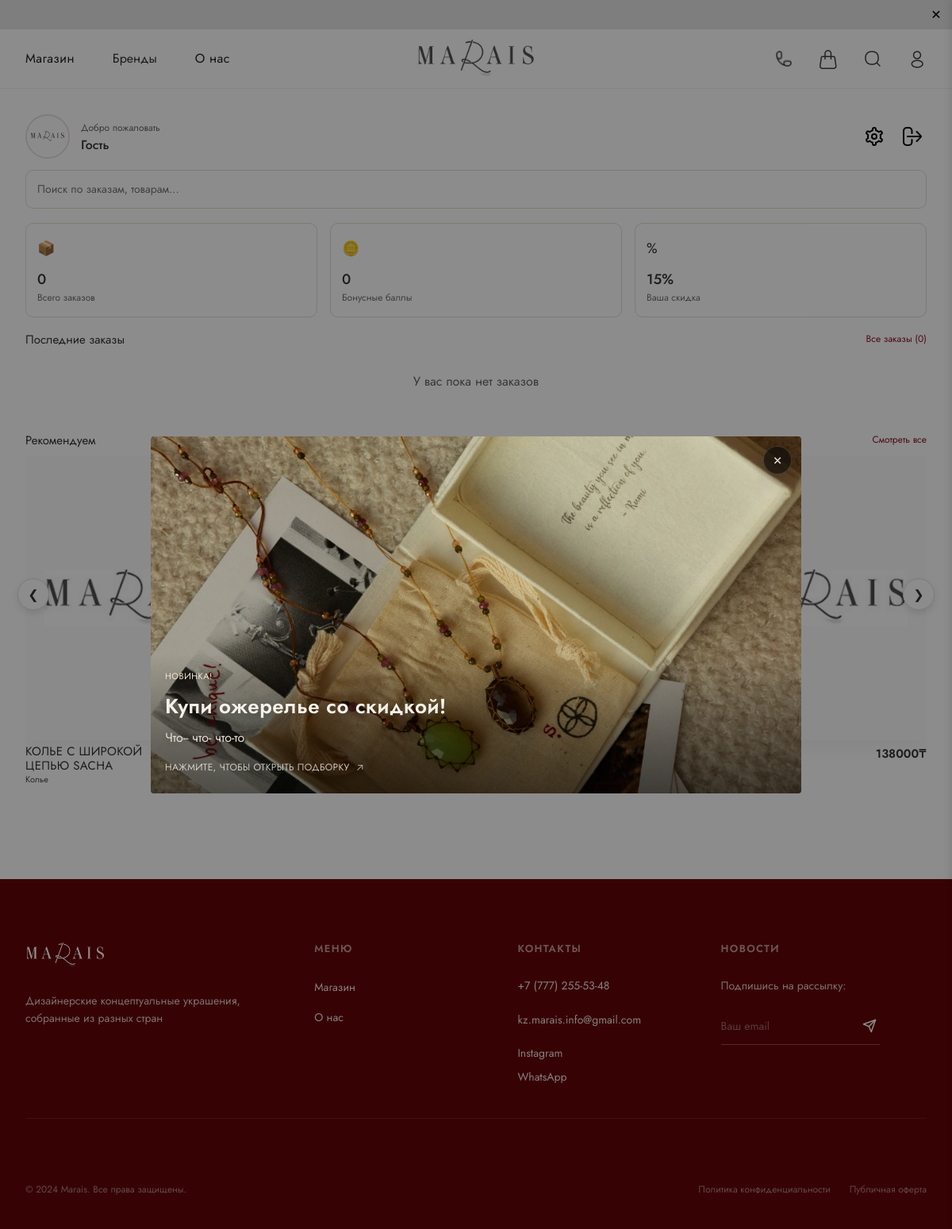
The app's page /catalog/profile/ with its own data.
### catalog/models.py (models this page shows, shortened)
class Product(models.Model):
  category = models.ForeignKey(Category, related_name='products', on_delete=models.SET_NULL, null=True, blank=True)
  collection = models.ForeignKey(Collection, related_name='products', on_delete=models.SET_NULL, null=True, blank=True)
  brand_ref = models.ForeignKey('Brand', related_name='products', on_delete=models.SET_NULL, null=True, blank=True)
  brand = models.CharField(max_length=120, blank=True)
  GENDER_CHOICES = (
    ('male', 'Мужской'),
    ('female', 'Женский'),
  )
  gender = models.CharField(max_length=10, choices=GENDER_CHOICES, blank=True, null=True, verbose_name="Пол")
  note = models.TextField(blank=True, verbose_name="Примечание (облако)", help_text="Текст будет отображаться под размерами в сером облаке")
  title = models.CharField(max_length=200)
  slug = models.SlugField(max_length=220, unique=True)
  description = models.TextField(blank=True)
  price = models.DecimalField(max_digits=12, decimal_places=2, default=0)
  currency = models.CharField(max_length=8, default='₸')
  discount_percent = models.DecimalField(max_digits=5, decimal_places=2, null=True, blank=True, verbose_name='Скидка (%)')
  metal = models.CharField(max_length=100, blank=True)
  material = models.CharField(max_length=150, blank=True)
  coverage = models.CharField(max_length=100, blank=True)
  stones = models.CharField(max_length=200, blank=True)
  color = models.CharField(max_length=80, blank=True)
  weight = models.DecimalField(max_digits=8, decimal_places=2, null=True, blank=True, verbose_name='Вес (г)')
  article = models.CharField(max_length=120, blank=True, verbose_name='Артикул')
  size = models.CharField(max_length=50, blank=True)
  stock = models.PositiveIntegerField(default=0)
  is_active = models.BooleanField(default=True)
  main_image = models.ImageField(upload_to='products/', blank=True, null=True, verbose_name='Главное фото (файл)')
  main_image_url = models.URLField(max_length=500, blank=True, verbose_name='Главное фото (ссылка)', help_text='Или укажите URL изображения вместо загрузки файла')
  related_colors = models.ManyToManyField('self', blank=True, symmetrical=False, verbose_name="Варианты (другие цвета)")
  created_at = models.DateTimeField(auto_now_add=True)
  updated_at = models.DateTimeField(auto_now=True)
  class Meta:
    verbose_name = 'Товар'
    verbose_name_plural = 'Товары'
    ordering = ['-created_at']
  @property
  def get_main_image_url(self):
    if self.main_image_url:
      return self.main_image_url
    try:
      if self.main_image:
        return self.main_image.url
    except ValueError:
       pass
    return None
  @property
  def has_discount(self):
    try:
      return self.discount_percent is not None and Decimal(self.discount_percent) > 0
    except Exception:
      return False

class Category(models.Model):
  name = models.CharField(max_length=150, unique=True)
  slug = models.SlugField(max_length=160, unique=True)
  parent = models.ForeignKey('self', related_name='children', on_delete=models.SET_NULL, null=True, blank=True)
  description = models.TextField(blank=True)
  image = models.ImageField(upload_to='categories/', blank=True, null=True)
  class Meta:
    verbose_name = 'Категория'
    verbose_name_plural = 'Категории'
    ordering = ['name']

class SiteSettings(models.Model):
    is_snow_enabled = models.BooleanField(default=False, verbose_name="Включить эффект снега")
    promo_is_active = models.BooleanField(default=False, verbose_name="Показывать промо-модалку")
    promo_image = models.ImageField(upload_to='promo/', blank=True, null=True, verbose_name="Изображение промо")
    promo_link = models.URLField(max_length=500, blank=True, verbose_name="Ссылка при клике")
    promo_eyebrow = models.CharField(max_length=120, blank=True, verbose_name="Надпись над заголовком")
    promo_title = models.CharField(max_length=200, blank=True, verbose_name="Заголовок")
    promo_text = models.TextField(blank=True, verbose_name="Текст")
    class Meta:
        verbose_name = 'Настройки сайта'
        verbose_name_plural = 'Настройки сайта'
    @classmethod
    def load(cls):
        obj, created = cls.objects.get_or_create(pk=1)
        return obj

### catalog/views.py (the view)
# urls.py: path('profile/', ProfileView.as_view(), name='profile'),
class ProfileView(View):
    def get(self, request):
        orders = []
        orders_total = 0
        if request.user.is_authenticated:
            qs = Order.objects.filter(user=request.user).prefetch_related('items__product').order_by('-created_at')
        else:
            session_key = request.session.session_key
            if session_key:
                qs = Order.objects.filter(session_key=session_key, user__isnull=True).prefetch_related('items__product').order_by('-created_at')
            else:
                qs = Order.objects.none()
        orders_total = qs.count()
        orders = list(qs) # Show all orders
        recommended_products = Product.objects.filter(is_active=True).order_by('?')[:4]
        return render(request, 'catalog/profile.html', {
            'orders': orders,
            'orders_total': orders_total,
            'recommended_products': recommended_products,
        })

### templates/catalog/profile.html (shortened to what this page needs)
{% extends 'base.html' %}
{% load static %}
{% block content %}
<section class="profile-page">
  <div class="container-m">
    <div class="profile-header">
      <div class="profile-user">
        <div class="profile-avatar">
          {% if request.user.is_authenticated and request.user.avatar %}
          <img src="{{ request.user.avatar.url }}" alt="{{ request.user.get_full_name|default:request.user.username }}">
          {% else %}
          <img src="{% static 'images/zaglushka.png' %}" alt="Аватар">
          {% endif %}
        </div>
        <div class="profile-user__meta">
          <p class="profile-greet">Добро пожаловать</p>
          <h2 class="profile-name">
            {% if request.user.is_authenticated %}
            {{ request.user.get_full_name|default:request.user.username }}
            {% else %}
            Гость
            {% endif %}
          </h2>
        </div>
      </div>
      <div class="profile-header__actions">
        <button type="button" class="profile-icon-btn" aria-label="Настройки" data-profile-settings-open>
          <img src="{% static 'images/settings.svg' %}" alt="Настройки">
        </button>
        <a href="{% url 'users:logout' %}" class="profile-icon-btn btn-logout" aria-label="Выйти">
          <img src="{% static 'images/sign-out-alt.svg' %}" alt="Выйти">
        </a>
      </div>
    </div>
    <div class="profile-search">
      <input type="search" placeholder="Поиск по заказам, товарам..." aria-label="Поиск">
    </div>
    <div class="profile-stats">
      <div class="profile-stat-card">
        <div class="profile-stat__icon">📦</div>
        <div>
          <div class="profile-stat__value">
            {% if request.user.is_authenticated %}
            {{ orders_total|default:0 }}
            {% else %}
            0
            {% endif %}
          </div>
          <div class="profile-stat__label">Всего заказов</div>
        </div>
      </div>
      <div class="profile-stat-card">
        <div class="profile-stat__icon">🪙</div>
        <div>
          <div class="profile-stat__value">
            {% if request.user.is_authenticated %}
            {{ request.user.loyalty_points|default:0 }}
            {% else %}
            0
            {% endif %}
          </div>
          <div class="profile-stat__label">Бонусные баллы</div>
        </div>
      </div>
      <div class="profile-stat-card">
        <div class="profile-stat__icon">%</div>
        <div>
          <div class="profile-stat__value">
            {% if request.user.is_authenticated %}
            {{ request.user.discount_percent|default:15 }}%
            {% else %}
            15%
            {% endif %}
          </div>
          <div class="profile-stat__label">Ваша скидка</div>
        </div>
      </div>
    </div>
    <div class="profile-section">
      <div class="profile-section__header">
        <h3>Последние заказы</h3>
        <a href="#" class="profile-link">Все заказы ({{ orders_total }})</a>
      </div>
      <div class="profile-orders">
        {% if orders %}
        {% for order in orders %}
        <article class="order-card">
          <div class="order-card__info">
            {% static 'images/zaglushka.png' as zaglushka_url %}
            <div class="order-card__icon">
              {% if order.items.first.product.get_main_image_url %}
              <img src="{{ order.items.first.product.get_main_image_url }}" alt=""
                onerror="this.onerror=null;this.src='{{ zaglushka_url }}';">
              {% elif order.items.first.product.brand_ref and order.items.first.product.brand_ref.logo %}
              <img src="{{ order.items.first.product.brand_ref.logo.url }}" alt="" class="product-brand-placeholder"
                onerror="this.onerror=null;this.src='{{ zaglushka_url }}';">
              {% else %}
              <img src="{{ zaglushka_url }}" alt="" class="product-brand-placeholder"
                style="padding: 10px; opacity: 0.8;">
              {% endif %}
            </div>
            <div>
              <div class="order-card__title">Заказ #{{ order.id|stringformat:"06d" }}</div>
              <div class="order-card__date">{{ order.created_at|date:"d E Y" }}</div>
            </div>
          </div>
          <div class="order-card__meta">
            <div class="order-card__price">{{ order.total_price|floatformat:0 }} ₸</div>
          </div>
        </article>
        {% endfor %}
        {% else %}
        <p style="text-align: center; padding: 20px; color: #666;">У вас пока нет заказов</p>
        {% endif %}
      </div>
    </div>
    <div class="profile-section">
      <div class="profile-section__header">
        <h3>Рекомендуем</h3>
        <a href="{% url 'catalog:home' %}" class="profile-link">Смотреть все</a>
      </div>
      <div class="product-slider-wrapper">
        <button class="slider-arrow slider-prev" aria-label="Назад">&#10094;</button>
        <div class="product-slider-track">
          {% for product in recommended_products %}
          <article class="product-card">
            <a href="{% url 'catalog:detail' product.slug %}" style="text-decoration: none; color: inherit;">
              {% static 'images/zaglushka.png' as zaglushka_url %}
              <div class="product-thumb">
                {% if product.get_main_image_url %}
                <img src="{{ product.get_main_image_url }}" alt="{{ product.title }}"
                  onerror="this.onerror=null;this.src='{{ zaglushka_url }}';" loading="lazy">
                {% elif product.brand_ref and product.brand_ref.logo %}
                <img src="{{ product.brand_ref.logo.url }}" alt="{{ product.title }}" class="product-brand-placeholder"
                  onerror="this.onerror=null;this.src='{{ zaglushka_url }}';" loading="lazy">
                {% else %}
                <img src="{{ zaglushka_url }}" alt="{{ product.title }}" class="product-brand-placeholder"
                  style="padding: 40px; opacity: 0.8;" loading="lazy">
                {% endif %}
              </div>
              <div class="product-info">
                <div class="product-row">
                  <h3 class="product-name">{{ product.title|upper }}</h3>
                  <span class="product-price">
                    {% if product.has_discount %}
                    <span class="product-price-old">{{ product.price|floatformat:0 }}₸</span>
                    <span class="product-price-new">{{ product.final_price|floatformat:0 }}₸</span>
                    {% else %}
                    {{ product.price|floatformat:0 }}₸
                    {% endif %}
                  </span>
                </div>
                <p class="product-subtitle">{{ product.metal|default:product.category.name }}</p>
              </div>
            </a>
          </article>
          {% endfor %}
        </div>
        <button class="slider-arrow slider-next" aria-label="Вперед">&#10095;</button>
      </div>
    </div>
  </div>
</section>
{% endblock %}

### templates/base.html (shortened to what this page needs)
<!DOCTYPE html>
{% load static %}
<html lang="ru">
<head>
    <link href="https://cdn.jsdelivr.net/npm/bootstrap@5.3.2/dist/css/bootstrap.min.css" rel="stylesheet">
    <link rel="stylesheet" href="{% static 'css/style.css' %}">
    <link rel="stylesheet" href="{% static 'css/header.css' %}">
    <link rel="stylesheet" href="{% static 'css/footer.css' %}">
</head>
<body>
    {% include 'includes/header.html' %}
    <main class="container-fluid p-0 flex-grow-1" role="main">
        {% block content %}{% endblock %}
    </main>
    {% include 'includes/footer.html' %}
    {% if site_settings and site_settings.promo_is_active and site_settings.promo_image %}
        <div class="promo-modal" data-promo-modal aria-modal="true" role="dialog">
            <button class="promo-modal__close" data-promo-close aria-label="Закрыть">×</button>
            <a class="promo-modal__link" href="{{ site_settings.promo_link|default:'#' }}">
                <div class="promo-modal__media" style="--promo-img: url('{{ site_settings.promo_image.url }}');">
                    <div class="promo-modal__overlay">
                        <div class="promo-modal__glass">
                            {% if site_settings.promo_eyebrow %}
                                <p class="promo-modal__eyebrow">{{ site_settings.promo_eyebrow }}</p>
                            {% endif %}
                            <h3 class="promo-modal__title">{{ site_settings.promo_title|default:"Новая коллекция" }}</h3>
                            {% if site_settings.promo_text %}
                                <p class="promo-modal__text">{{ site_settings.promo_text }}</p>
                            {% endif %}
                            <span class="promo-modal__hint">Нажмите, чтобы открыть подборку</span>
                        </div>
                    </div>
                </div>
            </a>
        </div>
    {% endif %}
</body>
</html>

### templates/includes/header.html (shortened to what this page needs)
{% load static %}
{% if top_banners %}
<div class="top-banner" id="top-banner" style="display: block;">
  <button class="top-banner__close" aria-label="Close" style="cursor: pointer;">✕</button>
  <div class="top-banner__link">
    <div class="marquee-track">
      <p class="top-banner__text">
        {% for banner in top_banners %}
        <a href="{{ banner.link|default:'#' }}" style="color: inherit; text-decoration: none;">{{ banner.text|upper }}</a>
        {% endfor %}
      </p>
    </div>
  </div>
</div>
{% endif %}
<header class="site-header">
  <div class="container-m header-inner">
    <nav class="header-nav">
      <a href="{% url 'catalog:home' %}" class="">Магазин</a>
      <div class="nav-dropdown" style="position: relative;">
        <button type="button" class="nav-dropdown__trigger" aria-haspopup="true" aria-expanded="false">Бренды</button>
      </div>
      <a href="{% url 'project' %}" class="">О нас</a>
    </nav>
    <div class="header-logo">
      <a href="{% url 'general' %}">
        <img src="{% static 'images/logo.png' %}" alt="Marais">
      </a>
    </div>
    <div class="header-actions header-actions--compact">
      <img src="{% static 'images/Phone.png' %}" alt="Phone" class="icon-link" id="contact-modal-trigger"
        style="cursor: pointer;">
      <a href="{% url 'basket:detail' %}"><img src="{% static 'images/Vector.png' %}" alt="Cart" class="icon-link"></a>
      <img src="{% static 'images/Serch.png' %}" alt="Search" class="icon-link" data-search-trigger
        style="cursor: pointer;">
      {% if request.user.is_authenticated %}
      <a href="{% url 'catalog:profile' %}">
        <img src="{% static 'images/profile.png' %}" alt="Profile" class="icon-link">
      </a>
      {% else %}
      <a href="{% url 'users:login' %}">
        <img src="{% static 'images/profile.png' %}" alt="Profile" class="icon-link">
      </a>
      {% endif %}
    </div>
  </div>
</header>

### records on screen
Product: title "КОЛЬЕ С ШИРОКОЙ ЦЕПЬЮ SACHA", metal "Колье"
Product: price "138000"
SiteSettings: promo_image (picture), promo_eyebrow "НОВИНКА!", promo_title "Купи ожерелье со скидкой!", promo_text "Что-- что- что-то"

### other values on screen
{{ orders_total }} "0"
